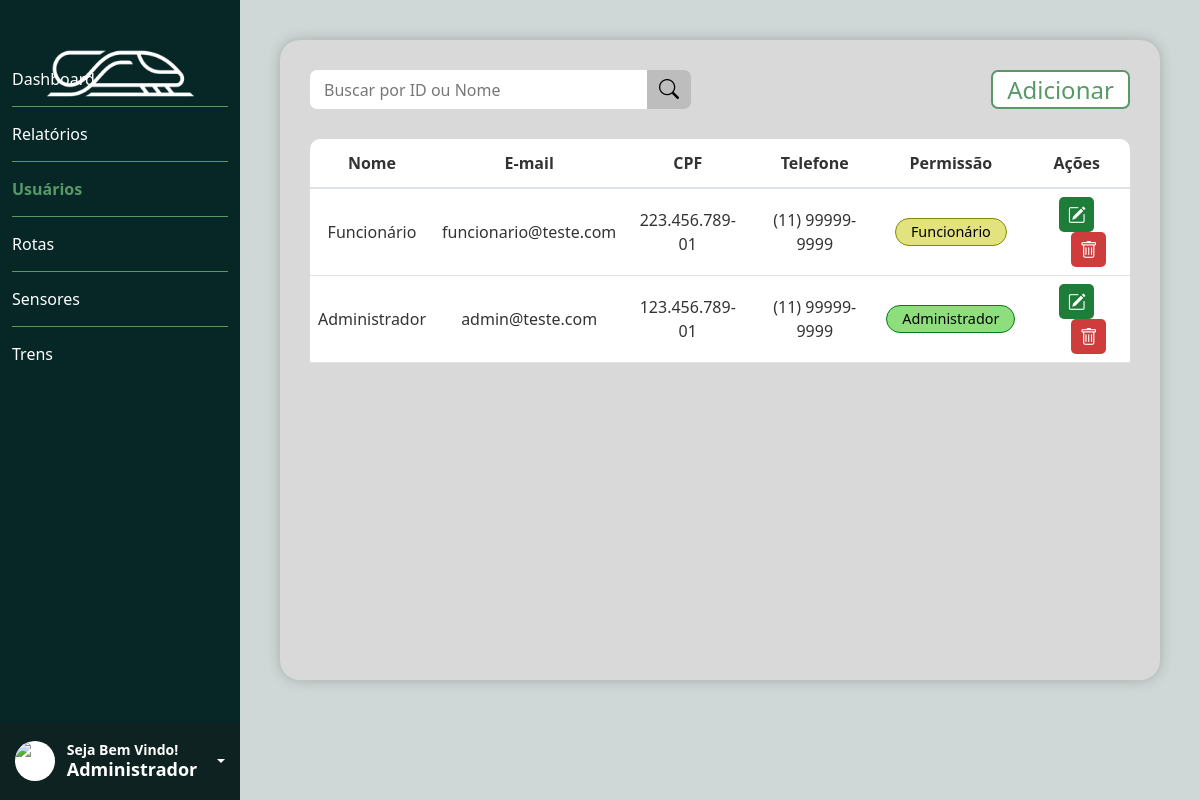
/public/tela_cadastro_user.php (signed in), run on the app's committed database.
### tables this page shows
CREATE TABLE usuarios(
	usuario_id INT AUTO_INCREMENT PRIMARY KEY,
	nome VARCHAR(155) NOT NULL,
	telefone VARCHAR(11) NOT NULL,
	cpf VARCHAR(11) NOT NULL,
	email VARCHAR(155) NOT NULL,
	senha VARCHAR(255) NULL,
    cargo_id INT,
    FOREIGN KEY (cargo_id) REFERENCES Cargos(id)
);

CREATE TABLE Cargos (
    id INT AUTO_INCREMENT PRIMARY KEY,
    nome VARCHAR(50) NOT NULL UNIQUE,
    descricao TEXT
);

### public/validar_acesso.php (called while the page is built, shortened)
<?php
$usuarioCargoId = filter_var($_SESSION['usuario_cargo_id'] ?? null, FILTER_VALIDATE_INT);
$usuarioEhAdministrador = ((int)$usuarioCargoId === 1);
?>

### public/tela_cadastro_user.php (the view, shortened to what this page needs)
<?php
include __DIR__ . '/validar_acesso.php';
require_once "../infra/conexao.php";
$usuarioNome = $_SESSION['usuario_nome'] ?? 'Usuário';
$sql = "SELECT
            u.usuario_id,
            u.nome,
            u.email,
            u.cpf,
            u.telefone,
            c.nome AS cargo
        FROM usuarios u
        LEFT JOIN Cargos c ON u.cargo_id = c.id
        ORDER BY u.usuario_id DESC";
$resultado = mysqli_query($conexao, $sql);
?>
<!DOCTYPE html>
<html lang="pt-br">
<head>
    <link href="https://cdn.jsdelivr.net/npm/bootstrap@5.3.8/dist/css/bootstrap.min.css" rel="stylesheet"
>
    <link rel="stylesheet" href="https://cdn.jsdelivr.net/npm/bootstrap-icons@1.11.3/font/bootstrap-icons.min.css">
    <link rel="stylesheet" href="../assets/style/style.css">
</head>
<body>
    <main>
        <nav class="nav1">
            <img src="../assets/img/logo.svg" alt="logo" class="logo">
            <ul class="ul1">
                <li class="lista1" id="li1"><a href="dashboard.php" class="lista1">Dashboard</a></li>
                <li class="lista1" id="li1"><a href="tela_relatorios.php" class="lista1">Relatórios</a></li>
                <hr class="hr1 opacity-100">
                <?php if ($usuarioEhAdministrador): ?>
                    <li class="lista" id="li1"><a href="tela_cadastro_user.php" class="lista">Usuários</a></li>
                    <hr class="hr1 opacity-100">
                <?php endif; ?>
                <li class="lista1" id="li1"><a href="tela_rotas.php" class="lista1">Rotas</a></li>
                <hr class="hr1 opacity-100">
                <li class="lista1" id="li1"><a href="tela_sensores.php" class="lista1">Sensores</a></li>
                <hr class="hr1 opacity-100">
                <li class="lista1" id="li1"><a href="tela_trens.php" class="lista1">Trens</a></li>
            </ul>
            <div class="dropdown">
                <div class="box_usuario dropdown-toggle" data-bs-toggle="dropdown" aria-expanded="false" role="button">
                    <div class="img_usuario">
                        <img src="../assets/img/usuario.png" alt="usuario" class="img-fluid">
                    </div>
                    <div class="h3">
                        <h3 class="h3_1">Seja Bem Vindo!</h3>
                        <h3 class="h3_2"><?php echo htmlspecialchars($usuarioNome); ?></h3>
                    </div>
                </div>
            </div>
        </nav>
        <section class="conteudo">
            <div class="card_usuarios">
                <div class="barra_busca">
                    <div class="input-group dashboard-busca">
                        <input type="text" id="input_busca_usuario" class="form-control dashboard-input" placeholder="Buscar por ID ou Nome" aria-label="Buscar por ID ou Nome">
                        <button class="btn dashboard-btn-busca" id="btn_busca_usuario" type="button" aria-label="Buscar funcionário">
                            <i class="bi bi-search"></i>
                        </button>
                    </div>
                    <?php if ($usuarioEhAdministrador): ?>
                    <button class="btn trens-btn-add" type="button" data-bs-toggle="modal" data-bs-target="#modal_cadastro">Adicionar</button>
                    <?php endif; ?>
                </div>
                <table class="table">
                    <thead>
                        <tr>
                            <th>Nome</th>
                            <th>E-mail</th>
                            <th>CPF</th>
                            <th>Telefone</th>
                            <th>Permissão</th>
                            <th>Ações</th>
                        </tr>
                    </thead>
<tbody id="tbody_usuarios">
    <?php if (mysqli_num_rows($resultado) > 0): ?>
        <?php while ($usuario = mysqli_fetch_assoc($resultado)): ?>
            <?php
            $cargo = $usuario['cargo'] ?? 'Sem permissão';
            if (stripos($cargo, 'admin') !== false) {
                $classe_cargo = 'badge_admin';
            } else {
                $classe_cargo = 'badge_funcionario';
            }
            $cpf = $usuario['cpf'];
            $telefone = $usuario['telefone'] ?? '';
            if (strlen($cpf) === 11) {
                $cpf = substr($cpf, 0, 3) . '.' .
                       substr($cpf, 3, 3) . '.' .
                       substr($cpf, 6, 3) . '-' .
                       substr($cpf, 9, 2);
            }
            if (strlen($telefone) === 11) {
                $telefone = '(' . substr($telefone, 0, 2) . ') ' .
                           substr($telefone, 2, 5) . '-' .
                           substr($telefone, 7, 4);
            }
            ?>
            <tr data-user-row data-id="<?= htmlspecialchars($usuario['usuario_id'], ENT_QUOTES, 'UTF-8') ?>">
                <td>
                    <?= htmlspecialchars($usuario['nome']) ?>
                </td>
                <td>
                    <?= htmlspecialchars($usuario['email']) ?>
                </td>
                <td>
                    <?= htmlspecialchars($cpf) ?>
                </td>
                <td>
                    <?= htmlspecialchars($telefone) ?>
                </td>
                <td>
                    <span class="<?= $classe_cargo ?>">
                        <?= htmlspecialchars($cargo) ?>
                    </span>
                </td>
                <td>
                    <button class="btn_edit">
                        <i class="bi bi-pencil-square"></i>
                    </button>
                    <button class="btn_delete ms-4">
                        <i class="bi bi-trash"></i>
                    </button>
                </td>
            </tr>
        <?php endwhile; ?>
    <?php endif; ?>
</tbody>
                </table>
            </div>
        </section>
    </main>
</body>
</html>

### assets/style/style.css (style rules this page uses)
:root { --shadow-card: 0 0 14px rgba(0, 0, 0, 0.2); --shadow-card-hover: 0 0 18px rgba(0, 0, 0, 0.24); --shadow-modal: 0 10px 24px rgba(0, 0, 0, 0.15); }
* { padding: 0; margin: 0; }
body { font-family: 'Segoe UI'; color: #ffffff; background-color: #cfd8d6; }
.form-control { height: 40px; }
main { display: flex; }
.nav1 { width: 240px; height: 100vh; background-color: #072727; display: flex; flex-direction: column; justify-content: space-between; align-items: center; }
.logo { width: 155px; height: auto; margin-top: 30px; margin-bottom: -470px; filter: saturate(0); filter: brightness(100); }
.ul1 { margin-top: 80px; width: 100%; list-style: none; padding-left: 0; }
.lista1 { padding: 15px 0px 15px 6px; }
.lista { color: #599967 !important; font-weight: bolder; padding: 15px 0px 15px 6px; }
a { text-decoration: none !important; color: #ffffff !important; }
.hr1 { width: 90%; margin: 0 auto; border-color: #599967; }
.box_usuario { width: 240px; min-height: 78px; background-color: #0F2222; display: flex; align-items: center; justify-content: center; gap: 12px; padding: 10px 12px; box-sizing: border-box; }
.img_usuario { width: 40px; height: 40px; border-radius: 50%; background-color: #ffffff; overflow: hidden; flex-shrink: 0; display: flex; align-items: center; justify-content: center; }
.img_usuario img { width: 100%; height: 100%; object-fit: cover; }
.h3 { margin: 0; display: flex; flex-direction: column; justify-content: center; line-height: 1.2; }
.h3_1 { font-size: 14px; font-weight: 600; color: #ffffff; margin: 0; }
.h3_2 { font-size: 18px; color: #ffffff; margin: 0; font-weight: 600; }
.dropdown-toggle::after { margin-left: 8px; vertical-align: middle; }
h3 { font-size: 18px; }
.conteudo { flex-grow: 1; background-color: #CFD8D6; height: 100vh; padding: 40px; overflow-y: auto; }
.card_usuarios { background-color: #D9D9D9; border-radius: 20px; padding: 30px; box-shadow: var(--shadow-card); min-height: 80vh; }
.card_usuarios, .card_relatorios, .card_gerar_relatorios, .dashboard-painel, .trens-painel, .trens-card-trem, .relatorio-card { box-shadow: var(--shadow-card); }
.barra_busca { display: flex; align-items: center; justify-content: space-between; margin-bottom: 30px; gap: 20px; }
.table { margin-top: 20px; }
.table thead th { border-bottom: 2px solid #dee2e6; text-align: center; color: #333; padding: 12px; }
.table thead th:first-child { border-radius: 10px 0 0 0; }
.table thead th:last-child { border-radius: 0 10px 0 0; }
.table tbody td { vertical-align: middle; text-align: center; color: #333; }
.badge_admin { background-color: #8EDE7E; color: #000000; border: 1px solid #007D17; border-radius: 20px; padding: 2px 15px; font-size: 0.9rem; display: inline-block; }
.badge_funcionario { background-color: #E2E27E; color: #000000; border: 1px solid #818B01; padding: 2px 15px; border-radius: 20px; font-size: 0.9rem; display: inline-block; }
.btn_edit, .btn_delete, .trens-card-acao { display: inline-flex; align-items: center; justify-content: center; width: 35px; height: 35px; min-width: 35px; min-height: 35px; padding: 0; border: none; border-radius: 5px; line-height: 1; }
.btn_edit { background-color: #1d7d39; color: white; }
.btn_delete { background-color: #cf3c3c; color: white; border: none; }
.btn_edit i, .btn_delete i, .trens-card-acao i { font-size: 18px; line-height: 1; }
.dashboard-busca, .trens-busca { width: 381px; height: 39px; }
.dashboard-input, .trens-input { height: 39px; border: none; border-radius: 7px 0 0 7px !important; color: #000000; font-size: 16px; padding: 7px 14px; }
.dashboard-input::placeholder, .trens-input::placeholder { color: #777777; }
.dashboard-btn-busca, .trens-btn-busca { width: 44px; height: 39px; border: none; border-radius: 0 7px 7px 0 !important; background-color: #bdbdbd; color: #000000; font-size: 20px; display: inline-flex; align-items: center; justify-content: center; }
.trens-btn-add { width: 139px; height: 39px; padding: 0; border: 2px solid #599967; border-radius: 7px; background-color: #ffffff; color: #599967; font-size: 24px; line-height: 1; }

### data on the page
usuarios: nome "Funcionário", email "funcionario@teste.com", cpf "223.456.789-01", telefone "(11) 99999-9999", cargo.nome "Funcionário"
usuarios: nome "Administrador", email "admin@teste.com", cpf "123.456.789-01", telefone "(11) 99999-9999", cargo.nome "Administrador"

### other printed values
$usuarioNome "Administrador"
